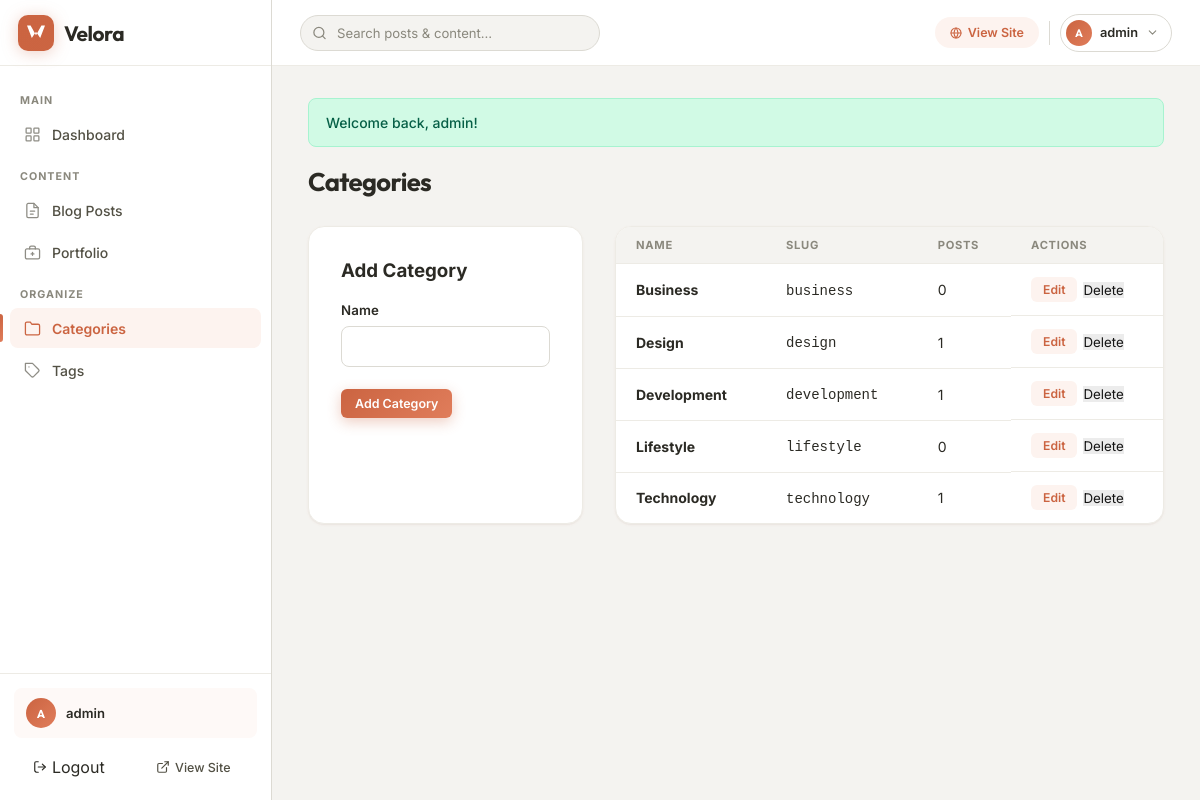
Screenshot of /admin/categories.php (signed in) with the database file from the repository.
### tables this page shows
CREATE TABLE IF NOT EXISTS `users` (
    `id` INT UNSIGNED AUTO_INCREMENT PRIMARY KEY,
    `username` VARCHAR(50) NOT NULL UNIQUE,
    `password` VARCHAR(255) NOT NULL,
    `email` VARCHAR(100) NOT NULL UNIQUE,
    `created_at` DATETIME NOT NULL DEFAULT CURRENT_TIMESTAMP
);

CREATE TABLE IF NOT EXISTS `categories` (
    `id` INT UNSIGNED AUTO_INCREMENT PRIMARY KEY,
    `name` VARCHAR(100) NOT NULL,
    `slug` VARCHAR(120) NOT NULL UNIQUE
);

### includes/functions.php (called while the page is built, shortened)
<?php
function sanitize($str) {
    return htmlspecialchars($str, ENT_QUOTES, 'UTF-8');
}
function isLoggedIn() {
    return isset($_SESSION['user_id']);
}
function getCurrentUser($conn) {
    $stmt = mysqli_prepare($conn, "SELECT id, username, email FROM users WHERE id = ?");
    mysqli_stmt_bind_param($stmt, 'i', $_SESSION['user_id']);
    mysqli_stmt_execute($stmt);
    $result = mysqli_stmt_get_result($stmt);
    $user = mysqli_fetch_assoc($result);
    return $user;
}
function getFlash() {
    if (isset($_SESSION['flash'])) {
        $flash = $_SESSION['flash'];
        return $flash;
    }
    return null;
}

### admin/categories.php (the view, shortened to what this page needs)
<?php
require_once __DIR__ . '/includes/header.php';
$categories = mysqli_query($conn, "SELECT c.*, (SELECT COUNT(*) FROM blog_posts WHERE category_id = c.id) as post_count FROM categories c ORDER BY name");
$editCat = null;
?>
<div class="admin-topbar"><h1>Categories</h1></div>
<div style="display:grid;grid-template-columns:1fr 2fr;gap:32px">
<div class="admin-form-wrap">
    <h3 style="margin-bottom:20px"><?= $editCat ? 'Edit Category' : 'Add Category' ?></h3>
    <form method="POST">
        <div class="form-group">
            <label for="name">Name</label>
            <input type="text" id="name" name="name" value="<?= sanitize($editCat['name'] ?? '') ?>" required>
        </div>
        <button type="submit" class="btn btn-primary btn-sm"><?= $editCat ? 'Update' : 'Add Category' ?></button>
    </form>
</div>
<div class="admin-table-wrap">
    <table class="admin-table">
        <thead><tr><th>Name</th><th>Slug</th><th>Posts</th><th>Actions</th></tr></thead>
        <tbody>
        <?php while ($cat = mysqli_fetch_assoc($categories)): ?>
        <tr>
            <td><strong><?= sanitize($cat['name']) ?></strong></td>
            <td><code><?= sanitize($cat['slug']) ?></code></td>
            <td><?= $cat['post_count'] ?></td>
            <td class="actions">
                <a href="<?= ADMIN_URL ?>/categories.php?edit=<?= $cat['id'] ?>" class="edit-btn">Edit</a>
                <form method="POST" class="confirm-delete" style="display:inline">
                    <button type="submit" class="del-btn" style="border:none;cursor:pointer;font-family:var(--font)">Delete</button>
                </form>
            </td>
        </tr>
        <?php endwhile; ?>
        </tbody>
    </table>
</div>
</div>
<?php require_once __DIR__ . '/includes/footer.php'; ?>

### admin/includes/header.php (shortened to what this page needs)
<?php require_once __DIR__ . '/auth_check.php'; $currentUser = getCurrentUser($conn); ?>
<!DOCTYPE html>
<html lang="en">
<head>
    <link rel="stylesheet" href="<?= SITE_URL ?>/public/css/admin.css">
</head>
<body class="admin-body">
<aside class="admin-sidebar" id="adminSidebar">
    <div class="sidebar-brand">
        <a href="<?= ADMIN_URL ?>/index.php" class="brand-link">
            <div class="brand-logo">
            </div>
            <span class="brand-name">Velora</span>
        </a>
    </div>
    <nav class="sidebar-nav">
        <div class="sidebar-section">Main</div>
        <a href="<?= ADMIN_URL ?>/index.php" class="<?= basename($_SERVER['PHP_SELF']) === 'index.php' && strpos($_SERVER['PHP_SELF'], '/admin/posts/') === false && strpos($_SERVER['PHP_SELF'], '/admin/portfolio/') === false ? 'active' : '' ?>">
            <span class="nav-icon">
                <svg viewBox="0 0 24 24"><rect x="3" y="3" width="7" height="7" rx="1"/><rect x="14" y="3" width="7" height="7" rx="1"/><rect x="3" y="14" width="7" height="7" rx="1"/><rect x="14" y="14" width="7" height="7" rx="1"/></svg>
            </span>
            Dashboard
        </a>
        <div class="sidebar-section">Content</div>
        <a href="<?= ADMIN_URL ?>/posts/" class="<?= strpos($_SERVER['PHP_SELF'], '/admin/posts/') !== false ? 'active' : '' ?>">
            <span class="nav-icon">
                <svg viewBox="0 0 24 24"><path d="M14 2H6a2 2 0 00-2 2v16a2 2 0 002 2h12a2 2 0 002-2V8L14 2z"/><polyline points="14 2 14 8 20 8"/><line x1="9" y1="13" x2="15" y2="13"/><line x1="9" y1="17" x2="13" y2="17"/></svg>
            </span>
            Blog Posts
        </a>
        <a href="<?= ADMIN_URL ?>/portfolio/" class="<?= strpos($_SERVER['PHP_SELF'], '/admin/portfolio/') !== false ? 'active' : '' ?>">
            <span class="nav-icon">
                <svg viewBox="0 0 24 24"><rect x="2" y="7" width="20" height="14" rx="2"/><path d="M16 7V5a2 2 0 00-2-2h-4a2 2 0 00-2 2v2"/><line x1="12" y1="12" x2="12" y2="16"/><line x1="10" y1="14" x2="14" y2="14"/></svg>
            </span>
            Portfolio
        </a>
        <div class="sidebar-section">Organize</div>
        <a href="<?= ADMIN_URL ?>/categories.php" class="<?= basename($_SERVER['PHP_SELF']) === 'categories.php' ? 'active' : '' ?>">
            <span class="nav-icon">
                <svg viewBox="0 0 24 24"><path d="M22 19a2 2 0 01-2 2H4a2 2 0 01-2-2V5a2 2 0 012-2h5l2 3h9a2 2 0 012 2z"/></svg>
            </span>
            Categories
        </a>
        <a href="<?= ADMIN_URL ?>/tags.php" class="<?= basename($_SERVER['PHP_SELF']) === 'tags.php' ? 'active' : '' ?>">
            <span class="nav-icon">
                <svg viewBox="0 0 24 24"><path d="M20.59 13.41l-7.17 7.17a2 2 0 01-2.83 0L2 12V2h10l8.59 8.59a2 2 0 010 2.82z"/><line x1="7" y1="7" x2="7.01" y2="7"/></svg>
            </span>
            Tags
        </a>
    </nav>
    <div class="sidebar-footer">
        <div class="sidebar-user">
            <div class="sidebar-avatar"><?= strtoupper(substr($currentUser['username'] ?? 'A', 0, 1)) ?></div>
            <span class="sidebar-username"><?= sanitize($currentUser['username'] ?? 'Admin') ?></span>
        </div>
        <div class="sidebar-footer-links">
            <form method="POST" action="<?= ADMIN_URL ?>/logout.php" style="flex: 1; display: flex; margin: 0; padding: 0;">
                <button type="submit" class="logout-link" title="Logout" style="flex: 1; border: none; background: transparent; font-family: inherit; font-size: inherit; color: inherit; display: flex; align-items: center; justify-content: center; gap: 5px; cursor: pointer; padding: 8px; border-radius: var(--v-radius-sm); border: 1px solid transparent; transition: all var(--v-transition);">
                    <svg viewBox="0 0 24 24"><path d="M9 21H5a2 2 0 00-2-2V5a2 2 0 012-2h4"/><polyline points="16 17 21 12 16 7"/><line x1="21" y1="12" x2="9" y2="12"/></svg>
                    Logout
                </button>
            </form>
            <a href="<?= SITE_URL ?>/" target="_blank" title="View Site">
                <svg viewBox="0 0 24 24"><path d="M18 13v6a2 2 0 01-2 2H5a2 2 0 01-2-2V8a2 2 0 012-2h6"/><polyline points="15 3 21 3 21 9"/><line x1="10" y1="14" x2="21" y2="3"/></svg>
                View Site
            </a>
        </div>
    </div>
</aside>
<header class="velora-topbar">
    <div class="topbar-left">
        <form class="topbar-search" action="<?= SITE_URL ?>/search.php" method="GET" role="search">
            <input type="text" name="q" placeholder="Search posts &amp; content…" autocomplete="off">
        </form>
    </div>
    <div class="topbar-right">
        <a href="<?= SITE_URL ?>/" class="topbar-site-link" target="_blank" rel="noopener">
            <svg viewBox="0 0 24 24"><circle cx="12" cy="12" r="10"/><line x1="2" y1="12" x2="22" y2="12"/><path d="M12 2a15.3 15.3 0 014 10 15.3 15.3 0 01-4 10 15.3 15.3 0 01-4-10 15.3 15.3 0 014-10z"/></svg>
            <span>View Site</span>
        </a>
        <div class="topbar-user">
            <div class="topbar-avatar"><?= strtoupper(substr($currentUser['username'] ?? 'A', 0, 1)) ?></div>
            <span class="topbar-username"><?= sanitize($currentUser['username'] ?? 'Admin') ?></span>
            <svg class="topbar-chevron" viewBox="0 0 24 24"><polyline points="6 9 12 15 18 9"/></svg>
        </div>
    </div>
</header>
<main class="admin-main">
<?php $flash = getFlash(); if ($flash): ?>
    <div class="alert alert-<?= $flash['type'] ?>"><?= sanitize($flash['message']) ?></div>
<?php endif; ?>

### rows the page displays
users: username "A", username "admin"
categories: name "Business", slug "business", post_count "0"
categories: name "Design", slug "design", post_count "1"
categories: name "Development", slug "development", post_count "1"
categories: name "Lifestyle", slug "lifestyle", post_count "0"
categories: name "Technology", slug "technology", post_count "1"

### other values shown
$flash['message'] "Welcome back, admin!"
